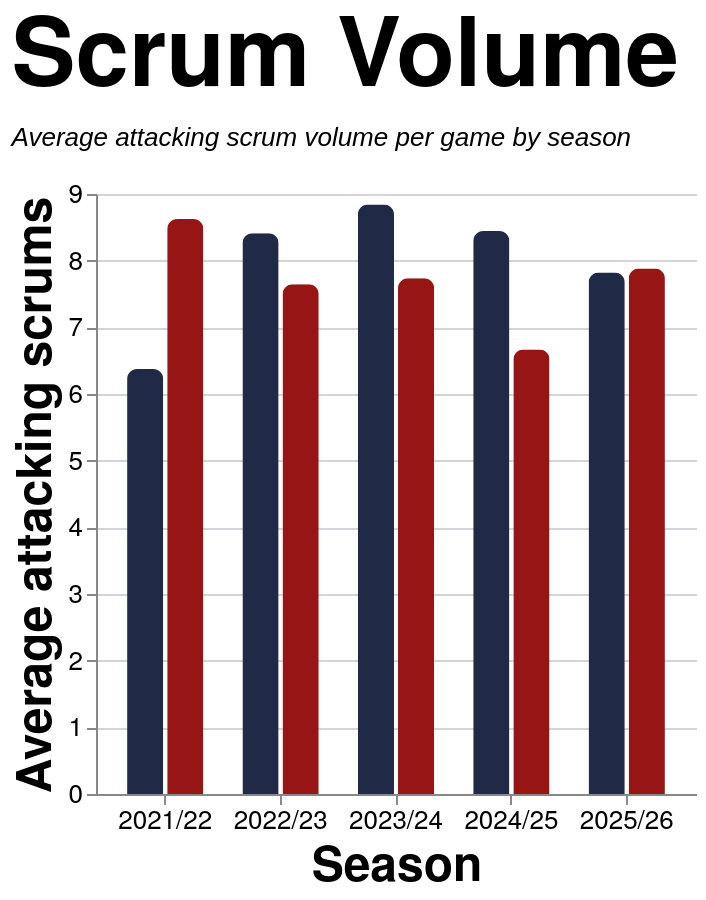

Here is the Vega-Lite specification saved for this chart:
### Vega-Lite specification from a JSON file in a GitHub repository (floating-point values rounded to 4 significant figures)
{"config": {"axis": {"labelFont": "PT Sans Narrow, Helvetica Neue, Helvetica, Arial, sans-serif", "titleFont": "PT Sans Narrow, Helvetica Neue, Helvetica, Arial, sans-serif", "labelFontSize": 13, "titleFontSize": 24, "gridColor": "#202947", "gridOpacity": 0.2, "zindex": 1}, "text": {"font": "Lato, sans-serif"}, "bar": {"cornerRadiusEnd": 5}, "header": {"labelFont": "PT Sans Narrow, Helvetica Neue, Helvetica, Arial, sans-serif", "titleFont": "PT Sans Narrow, Helvetica Neue, Helvetica, Arial, sans-serif", "labelFontSize": 24, "titleFontSize": 28, "labelFontWeight": "bold", "orient": "left"}, "legend": {"labelFont": "PT Sans Narrow, Helvetica Neue, Helvetica, Arial, sans-serif", "titleFont": "PT Sans Narrow, Helvetica Neue, Helvetica, Arial, sans-serif", "labelFontSize": 14, "titleFontSize": 16, "titlePadding": 5, "fillColor": "white", "strokeColor": "black", "padding": 10, "titleFontWeight": "lighter", "titleFontStyle": "italic", "titleColor": "gray", "offset": 10}, "title": {"font": "PT Sans Narrow, Helvetica Neue, Helvetica, Arial, sans-serif", "fontSize": 48, "fontWeight": "bold", "anchor": "start", "align": "center", "titlePadding": 20, "subtitlePadding": 10, "subtitleFontSize": 13, "subtitleColor": "", "subtitleFontStyle": "italic", "offset": 15, "color": "black"}, "axisX": {"labelAngle": 0}, "facet": {"title": null, "header": null, "align": {"row": "each", "column": "each"}, "spacing": 10}, "resolve": {"scale": {"y": "independent", "facet": "independent"}}, "background": "transparent", "scale": {"offsetBandPaddingOuter": 0.2, "offsetBandPaddingInner": 0.1}, "view": {"stroke": null, "background": "transparent"}}, "data": {"name": "data-56366dc9e5afb29f0770791d0ea95154"}, "mark": {"type": "bar"}, "encoding": {"color": {"field": "team", "legend": null, "scale": {"domain": ["EGRFC", "Opposition"], "range": ["#202946", "#981515"]}, "title": "Team", "type": "nominal"}, "tooltip": [{"field": "set_piece", "title": "Set Piece", "type": "nominal"}, {"field": "season", "title": "Season", "type": "nominal"}, {"field": "team", "title": "Team", "type": "nominal"}, {"field": "avg_attempts", "format": ".2f", "title": "Avg Attempts", "type": "quantitative"}], "x": {"axis": {"labelAngle": 0}, "field": "season", "sort": ["2021/22", "2022/23", "2023/24", "2024/25", "2025/26", "2026/27"], "title": "Season", "type": "nominal"}, "xOffset": {"field": "team", "sort": ["EGRFC", "Opposition"], "type": "nominal"}, "y": {"axis": {"format": ".0f"}, "field": "avg_attempts", "title": "Average attacking scrums", "type": "quantitative"}}, "height": 300, "params": [{"name": "spSquadParam", "value": "1st"}, {"name": "spSeasonParam", "value": "All"}, {"name": "spGameTypeParam", "value": "League + Cup"}], "title": {"text": "Scrum Volume", "subtitle": ["Average attacking scrum volume per game by season"]}, "transform": [{"filter": "datum.squad == spSquadParam && (spSeasonParam == 'All' || datum.season == spSeasonParam) && datum.game_type_mode == spGameTypeParam"}], "width": 300, "$schema": "https://vega.github.io/schema/vega-lite/v5.20.1.json", "datasets": {"data-56366dc9e5afb29f0770791d0ea95154": [{"squad": "1st", "season": "2021/22", "team": "EGRFC", "set_piece": "Scrum", "avg_attempts": 6.556, "game_type_mode": "All"}, {"squad": "1st", "season": "2021/22", "team": "Opposition", "set_piece": "Scrum", "avg_attempts": 8.111, "game_type_mode": "All"}, {"squad": "1st", "season": "2022/23", "team": "EGRFC", "set_piece": "Scrum", "avg_attempts": 8.412, "game_type_mode": "All"}, {"squad": "1st", "season": "2022/23", "team": "Opposition", "set_piece": "Scrum", "avg_attempts": 7.647, "game_type_mode": "All"}, {"squad": "1st", "season": "2023/24", "team": "EGRFC", "set_piece": "Scrum", "avg_attempts": 8.857, "game_type_mode": "All"}, {"squad": "1st", "season": "2023/24", "team": "Opposition", "set_piece": "Scrum", "avg_attempts": 7.762, "game_type_mode": "All"}, {"squad": "1st", "season": "2024/25", "team": "EGRFC", "set_piece": "Scrum", "avg_attempts": 8.444, "game_type_mode": "All"}, {"squad": "1st", "season": "2024/25", "team": "Opposition", "set_piece": "Scrum", "avg_attempts": 6.667, "game_type_mode": "All"}, {"squad": "1st", "season": "2025/26", "team": "EGRFC", "set_piece": "Scrum", "avg_attempts": 8.0, "game_type_mode": "All"}, {"squad": "1st", "season": "2025/26", "team": "Opposition", "set_piece": "Scrum", "avg_attempts": 8.056, "game_type_mode": "All"}, {"squad": "1st", "season": "2026/27", "team": "EGRFC", "set_piece": "Scrum", "avg_attempts": 10.0, "game_type_mode": "All"}, {"squad": "1st", "season": "2026/27", "team": "Opposition", "set_piece": "Scrum", "avg_attempts": 6.0, "game_type_mode": "All"}, {"squad": "2nd", "season": "2021/22", "team": "EGRFC", "set_piece": "Scrum", "avg_attempts": 8.0, "game_type_mode": "All"}, {"squad": "2nd", "season": "2021/22", "team": "Opposition", "set_piece": "Scrum", "avg_attempts": 10.12, "game_type_mode": "All"}, {"squad": "2nd", "season": "2022/23", "team": "EGRFC", "set_piece": "Scrum", "avg_attempts": 8.0, "game_type_mode": "All"}, {"squad": "2nd", "season": "2022/23", "team": "Opposition", "set_piece": "Scrum", "avg_attempts": 7.0, "game_type_mode": "All"}, {"squad": "2nd", "season": "2023/24", "team": "EGRFC", "set_piece": "Scrum", "avg_attempts": 6.857, "game_type_mode": "All"}, {"squad": "2nd", "season": "2023/24", "team": "Opposition", "set_piece": "Scrum", "avg_attempts": 8.714, "game_type_mode": "All"}, {"squad": "2nd", "season": "2024/25", "team": "EGRFC", "set_piece": "Scrum", "avg_attempts": 6.545, "game_type_mode": "All"}, {"squad": "2nd", "season": "2024/25", "team": "Opposition", "set_piece": "Scrum", "avg_attempts": 8.455, "game_type_mode": "All"}, {"squad": "2nd", "season": "2025/26", "team": "EGRFC", "set_piece": "Scrum", "avg_attempts": 8.429, "game_type_mode": "All"}, {"squad": "2nd", "season": "2025/26", "team": "Opposition", "set_piece": "Scrum", "avg_attempts": 8.714, "game_type_mode": "All"}, {"squad": "2nd", "season": "2026/27", "team": "EGRFC", "set_piece": "Scrum", "avg_attempts": 5.0, "game_type_mode": "All"}, {"squad": "2nd", "season": "2026/27", "team": "Opposition", "set_piece": "Scrum", "avg_attempts": 8.0, "game_type_mode": "All"}, {"squad": "1st", "season": "2021/22", "team": "EGRFC", "set_piece": "Scrum", "avg_attempts": 6.375, "game_type_mode": "League + Cup"}, {"squad": "1st", "season": "2021/22", "team": "Opposition", "set_piece": "Scrum", "avg_attempts": 8.625, "game_type_mode": "League + Cup"}, {"squad": "1st", "season": "2022/23", "team": "EGRFC", "set_piece": "Scrum", "avg_attempts": 8.412, "game_type_mode": "League + Cup"}, {"squad": "1st", "season": "2022/23", "team": "Opposition", "set_piece": "Scrum", "avg_attempts": 7.647, "game_type_mode": "League + Cup"}, {"squad": "1st", "season": "2023/24", "team": "EGRFC", "set_piece": "Scrum", "avg_attempts": 8.842, "game_type_mode": "League + Cup"}, {"squad": "1st", "season": "2023/24", "team": "Opposition", "set_piece": "Scrum", "avg_attempts": 7.737, "game_type_mode": "League + Cup"}, {"squad": "1st", "season": "2024/25", "team": "EGRFC", "set_piece": "Scrum", "avg_attempts": 8.444, "game_type_mode": "League + Cup"}, {"squad": "1st", "season": "2024/25", "team": "Opposition", "set_piece": "Scrum", "avg_attempts": 6.667, "game_type_mode": "League + Cup"}, {"squad": "1st", "season": "2025/26", "team": "EGRFC", "set_piece": "Scrum", "avg_attempts": 7.824, "game_type_mode": "League + Cup"}, {"squad": "1st", "season": "2025/26", "team": "Opposition", "set_piece": "Scrum", "avg_attempts": 7.882, "game_type_mode": "League + Cup"}, {"squad": "2nd", "season": "2021/22", "team": "EGRFC", "set_piece": "Scrum", "avg_attempts": 7.286, "game_type_mode": "League + Cup"}, {"squad": "2nd", "season": "2021/22", "team": "Opposition", "set_piece": "Scrum", "avg_attempts": 10.29, "game_type_mode": "League + Cup"}, {"squad": "2nd", "season": "2022/23", "team": "EGRFC", "set_piece": "Scrum", "avg_attempts": 8.0, "game_type_mode": "League + Cup"}, {"squad": "2nd", "season": "2022/23", "team": "Opposition", "set_piece": "Scrum", "avg_attempts": 7.0, "game_type_mode": "League + Cup"}, {"squad": "2nd", "season": "2023/24", "team": "EGRFC", "set_piece": "Scrum", "avg_attempts": 6.8, "game_type_mode": "League + Cup"}, {"squad": "2nd", "season": "2023/24", "team": "Opposition", "set_piece": "Scrum", "avg_attempts": 9.4, "game_type_mode": "League + Cup"}, {"squad": "2nd", "season": "2024/25", "team": "EGRFC", "set_piece": "Scrum", "avg_attempts": 6.667, "game_type_mode": "League + Cup"}, {"squad": "2nd", "season": "2024/25", "team": "Opposition", "set_piece": "Scrum", "avg_attempts": 8.667, "game_type_mode": "League + Cup"}, {"squad": "2nd", "season": "2025/26", "team": "EGRFC", "set_piece": "Scrum", "avg_attempts": 8.429, "game_type_mode": "League + Cup"}, {"squad": "2nd", "season": "2025/26", "team": "Opposition", "set_piece": "Scrum", "avg_attempts": 8.714, "game_type_mode": "League + Cup"}, {"squad": "2nd", "season": "2026/27", "team": "EGRFC", "set_piece": "Scrum", "avg_attempts": 5.0, "game_type_mode": "League + Cup"}, {"squad": "2nd", "season": "2026/27", "team": "Opposition", "set_piece": "Scrum", "avg_attempts": 8.0, "game_type_mode": "League + Cup"}, {"squad": "1st", "season": "2021/22", "team": "EGRFC", "set_piece": "Scrum", "avg_attempts": 5.0, "game_type_mode": "League only"}, {"squad": "1st", "season": "2021/22", "team": "Opposition", "set_piece": "Scrum", "avg_attempts": 8.0, "game_type_mode": "League only"}, {"squad": "1st", "season": "2022/23", "team": "EGRFC", "set_piece": "Scrum", "avg_attempts": 8.733, "game_type_mode": "League only"}, {"squad": "1st", "season": "2022/23", "team": "Opposition", "set_piece": "Scrum", "avg_attempts": 8.067, "game_type_mode": "League only"}, {"squad": "1st", "season": "2023/24", "team": "EGRFC", "set_piece": "Scrum", "avg_attempts": 8.529, "game_type_mode": "League only"}, {"squad": "1st", "season": "2023/24", "team": "Opposition", "set_piece": "Scrum", "avg_attempts": 8.118, "game_type_mode": "League only"}, {"squad": "1st", "season": "2024/25", "team": "EGRFC", "set_piece": "Scrum", "avg_attempts": 8.588, "game_type_mode": "League only"}, {"squad": "1st", "season": "2024/25", "team": "Opposition", "set_piece": "Scrum", "avg_attempts": 6.647, "game_type_mode": "League only"}, {"squad": "1st", "season": "2025/26", "team": "EGRFC", "set_piece": "Scrum", "avg_attempts": 7.867, "game_type_mode": "League only"}, {"squad": "1st", "season": "2025/26", "team": "Opposition", "set_piece": "Scrum", "avg_attempts": 7.667, "game_type_mode": "League only"}, {"squad": "2nd", "season": "2021/22", "team": "EGRFC", "set_piece": "Scrum", "avg_attempts": 7.833, "game_type_mode": "League only"}, {"squad": "2nd", "season": "2021/22", "team": "Opposition", "set_piece": "Scrum", "avg_attempts": 10.0, "game_type_mode": "League only"}, {"squad": "2nd", "season": "2022/23", "team": "EGRFC", "set_piece": "Scrum", "avg_attempts": 8.0, "game_type_mode": "League only"}, {"squad": "2nd", "season": "2022/23", "team": "Opposition", "set_piece": "Scrum", "avg_attempts": 7.0, "game_type_mode": "League only"}, {"squad": "2nd", "season": "2023/24", "team": "EGRFC", "set_piece": "Scrum", "avg_attempts": 6.8, "game_type_mode": "League only"}, {"squad": "2nd", "season": "2023/24", "team": "Opposition", "set_piece": "Scrum", "avg_attempts": 9.4, "game_type_mode": "League only"}, {"squad": "2nd", "season": "2024/25", "team": "EGRFC", "set_piece": "Scrum", "avg_attempts": 6.667, "game_type_mode": "League only"}, {"squad": "2nd", "season": "2024/25", "team": "Opposition", "set_piece": "Scrum", "avg_attempts": 8.667, "game_type_mode": "League only"}, {"squad": "2nd", "season": "2025/26", "team": "EGRFC", "set_piece": "Scrum", "avg_attempts": 8.429, "game_type_mode": "League only"}, {"squad": "2nd", "season": "2025/26", "team": "Opposition", "set_piece": "Scrum", "avg_attempts": 8.714, "game_type_mode": "League only"}, {"squad": "2nd", "season": "2026/27", "team": "EGRFC", "set_piece": "Scrum", "avg_attempts": 5.0, "game_type_mode": "League only"}, {"squad": "2nd", "season": "2026/27", "team": "Opposition", "set_piece": "Scrum", "avg_attempts": 8.0, "game_type_mode": "League only"}]}}
